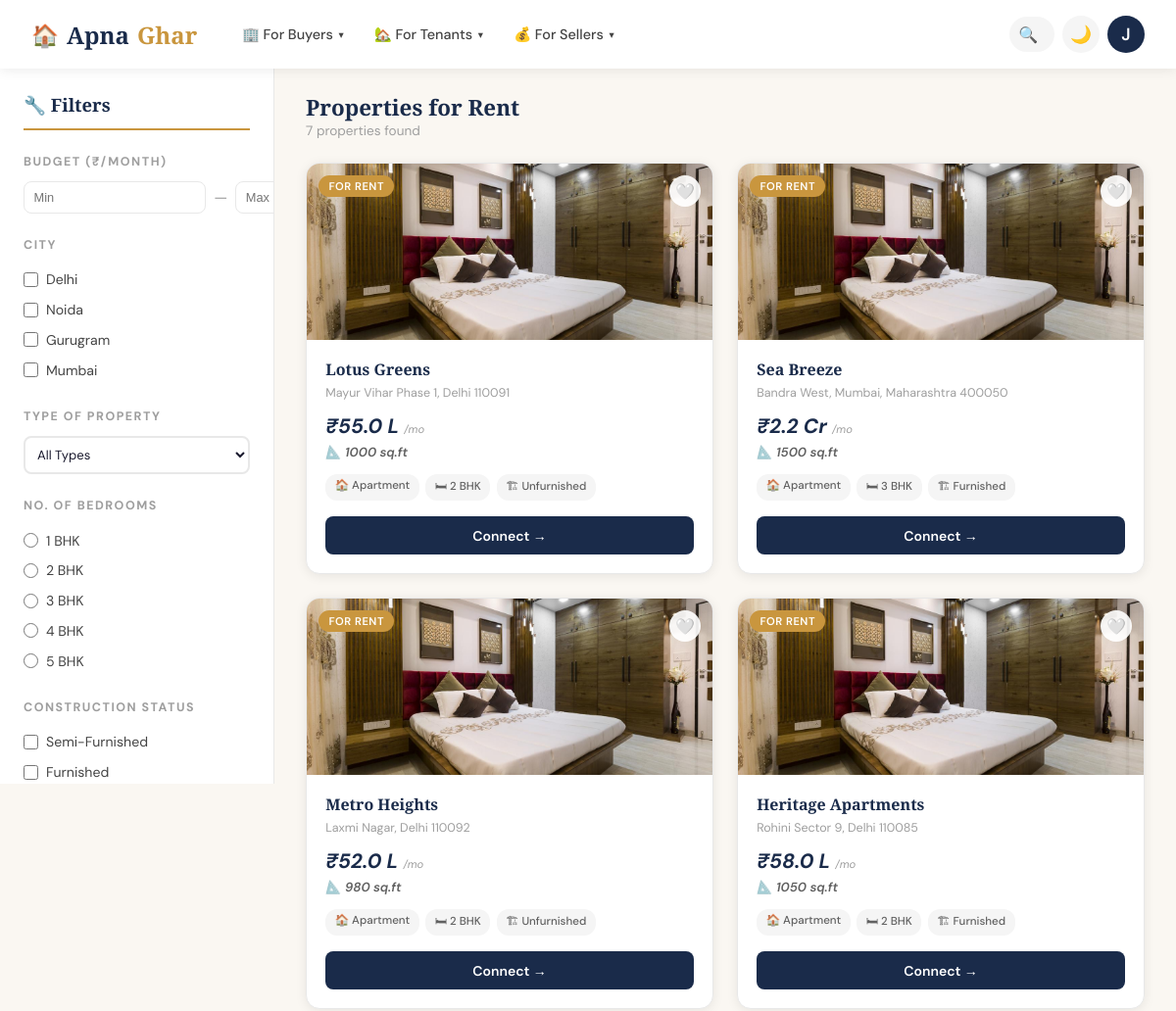
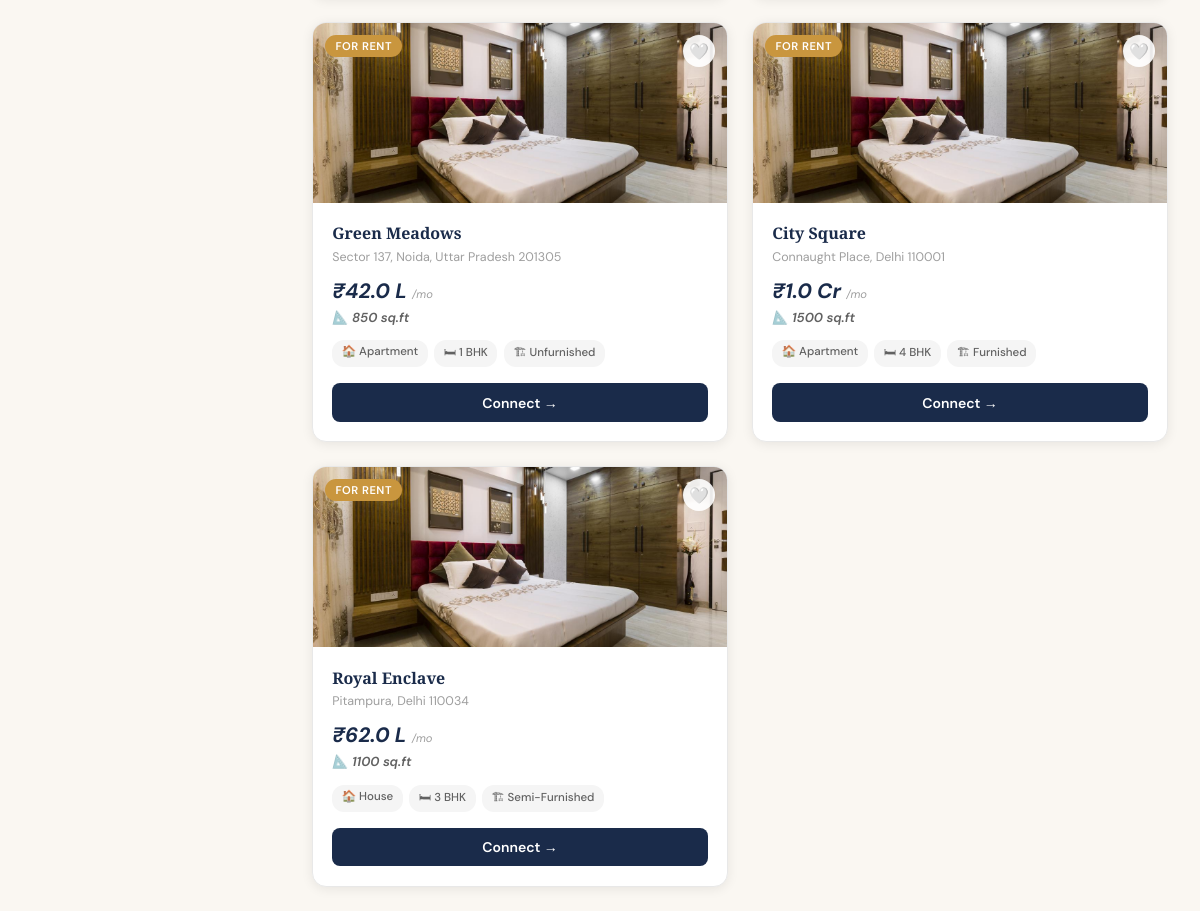
/tproperty (signed in), run on the app's committed database (2 pictures, top to bottom).
### tables this page shows
CREATE TABLE propertyTable (
            propertyID   INTEGER PRIMARY KEY AUTOINCREMENT,
            Society      TEXT,
            Address      TEXT,
            City         TEXT,
            Price        INTEGER,
            Area         INTEGER,
            Type         TEXT,
            Bedrooms     INTEGER,
            Status       TEXT,
            Purpose      TEXT
        );

### app.py (the view)
@app.route('/tproperty')
def tproperty():
    conn = get_db()
    c = conn.cursor()
    city      = request.args.getlist('city')
    status    = request.args.getlist('status')
    prop_type = request.args.get('type', '')
    bedrooms  = request.args.get('bedrooms', '')
    min_price = request.args.get('min_price', 0, type=int)
    max_price = request.args.get('max_price', 999999999, type=int)
    query  = "SELECT * FROM propertyTable WHERE Purpose = 'Rent'"
    params = []
    if city:
        query += f" AND City IN ({','.join(['?']*len(city))})"
        params.extend(city)
    if prop_type:
        query += " AND Type = ?"
        params.append(prop_type)
    if bedrooms:
        query += " AND Bedrooms = ?"
        params.append(int(bedrooms))
    if status:
        query += f" AND Status IN ({','.join(['?']*len(status))})"
        params.extend(status)
    if min_price:
        query += " AND Price >= ?"
        params.append(min_price)
    if max_price < 999999999:
        query += " AND Price <= ?"
        params.append(max_price)
    c.execute(query, params)
    properties = c.fetchall()
    c.execute("SELECT DISTINCT Type FROM propertyTable")
    types = [r[0] for r in c.fetchall()]
    c.execute("SELECT DISTINCT Status FROM propertyTable")
    statuses = [r[0] for r in c.fetchall()]
    conn.close()
    props_list = []
    for p in properties:
        d = dict(p)
        d['formatted_price'] = format_price(d['Price'])
        props_list.append(d)
    return render_template('tproperty.html',
                           properties=props_list,
                           types=types,
                           statuses=statuses,
                           selected_cities=city,
                           selected_type=prop_type,
                           selected_bedrooms=bedrooms,
                           selected_statuses=status,
                           min_price=min_price,
                           max_price=max_price if max_price < 999999999 else 0,
                           user=session.get('user'))

### app.py (called while the page is built)
def get_db():
    conn = sqlite3.connect(DB_PATH)
    conn.row_factory = sqlite3.Row  # Returns rows as dictionaries
    return conn

def format_price(price):
    if price >= 10000000:
        return f"₹{price/10000000:.1f} Cr"
    elif price >= 100000:
        return f"₹{price/100000:.1f} L"
    return f"₹{price:,}"

### templates/tproperty.html (shortened to what this page needs)
{% extends "base.html" %}
{% block content %}
<div class="property-page page-enter">
  <aside class="filter-sidebar">
    <h2>🔧 Filters</h2>
    <form id="filterForm" method="GET" action="/tproperty">
      <div class="filter-section">
        <div class="filter-label">Budget (₹/month)</div>
        <div class="price-range">
          <input type="number" name="min_price" class="price-input"
                 placeholder="Min" value="{{ min_price if min_price else '' }}">
          <span style="color:var(--gray-400);">—</span>
          <input type="number" name="max_price" class="price-input"
                 placeholder="Max" value="{{ max_price if max_price else '' }}">
        </div>
      </div>
      <div class="filter-section">
        <div class="filter-label">City</div>
        {% for c in ['Delhi', 'Noida', 'Gurugram', 'Mumbai'] %}
        <label class="filter-option">
          <input type="checkbox" name="city" value="{{ c }}"
                 onchange="document.getElementById('filterForm').submit()">
          {{ c }}
        </label>
        {% endfor %}
      </div>
      <div class="filter-section">
        <div class="filter-label">Type of Property</div>
        <select name="type" class="form-select"
                style="font-size:0.82rem;padding:0.5rem;"
                onchange="document.getElementById('filterForm').submit()">
          <option value="">All Types</option>
        </select>
      </div>
      <div class="filter-section">
        <div class="filter-label">No. of Bedrooms</div>
        {% for b in [1, 2, 3, 4, 5] %}
        <label class="filter-option">
          <input type="radio" name="bedrooms" value="{{ b }}"
                 onchange="document.getElementById('filterForm').submit()">
          {{ b }} BHK
        </label>
        {% endfor %}
      </div>
      <div class="filter-section">
        <div class="filter-label">Construction Status</div>
        {% for s in statuses %}
        <label class="filter-option">
          <input type="checkbox" name="status" value="{{ s }}"
                 onchange="document.getElementById('filterForm').submit()">
          {{ s }}
        </label>
        {% endfor %}
      </div>
    </form>
  </aside>
  <main class="property-main">
    <div class="property-main-header">
      <div>
        <h1>Properties for Rent</h1>
        <p class="result-count">{{ properties|length }} properties found</p>
      </div>
    </div>
    {% if properties %}
    <div class="property-grid">
      {% for p in properties %}
      <div class="property-card" style="animation-delay: {{ loop.index0 * 0.08 }}s">
        <div class="property-card-img">
          <img src="{{ url_for('static', filename='images/house/pic1.jpg') }}"
               alt="{{ p.Society }}"
               onerror="this.src='https://images.unsplash.com/photo-1493809842364-78817add7ffb?w=400&h=200&fit=crop'">
          <span class="property-badge rent">For Rent</span>
          <button class="shortlist-btn" data-id="{{ p.propertyID }}" title="Shortlist">🤍</button>
        </div>
        <div class="property-card-body">
          <div class="property-society">{{ p.Society }}</div>
          <div class="property-address">{{ p.Address }}</div>
          <div class="property-price">
            {{ p.formatted_price }}
            <span style="font-size:0.7rem;font-weight:400;color:var(--gray-400);"> /mo</span>
          </div>
          <div class="property-area">📐 {{ p.Area }} sq.ft</div>
          <div class="property-tags">
            <span class="property-tag">🏠 {{ p.Type }}</span>
            <span class="property-tag">🛏 {{ p.Bedrooms }} BHK</span>
            <span class="property-tag">🏗 {{ p.Status }}</span>
          </div>
          <button class="connect-btn" onclick="handleConnect('{{ p.Society }}')">Connect →</button>
        </div>
      </div>
      {% endfor %}
    </div>
    {% else %}
    <div class="no-results">
      <div class="icon">🏚️</div>
      <h3>No rental properties found</h3>
      <p>Try adjusting your filters to see more results</p>
    </div>
    {% endif %}
  </main>
</div>
{% endblock %}

### data on the page
propertyTable: Society "Lotus Greens", Address "Mayur Vihar Phase 1, Delhi 110091", formatted_price "₹55.0 L", Area "1000", Type "Apartment", Bedrooms "2", Status "Unfurnished"
propertyTable: Society "Sea Breeze", Address "Bandra West, Mumbai, Maharashtra 400050", formatted_price "₹2.2 Cr", Area "1500", Type "Apartment", Bedrooms "3", Status "Furnished"
propertyTable: Society "Metro Heights", Address "Laxmi Nagar, Delhi 110092", formatted_price "₹52.0 L", Area "980", Type "Apartment", Bedrooms "2", Status "Unfurnished"
propertyTable: Society "Heritage Apartments", Address "Rohini Sector 9, Delhi 110085", formatted_price "₹58.0 L", Area "1050", Type "Apartment", Bedrooms "2", Status "Furnished"
propertyTable: Society "Green Meadows", Address "Sector 137, Noida, Uttar Pradesh 201305", formatted_price "₹42.0 L", Area "850", Type "Apartment", Bedrooms "1", Status "Unfurnished"
propertyTable: Society "City Square", Address "Connaught Place, Delhi 110001", formatted_price "₹1.0 Cr", Area "1500", Type "Apartment", Bedrooms "4", Status "Furnished"
propertyTable: Society "Royal Enclave", Address "Pitampura, Delhi 110034", formatted_price "₹62.0 L", Area "1100", Type "House", Bedrooms "3", Status "Semi-Furnished"

### other printed values
{{ user.name[0].upper() }} "J"
{{ c }} "Delhi" "Noida" "Gurugram" "Mumbai"
{{ b }} "1" "2" "3" "4" "5"
{{ s }} "Semi-Furnished" "Furnished"
{{ properties|length }} "7"
